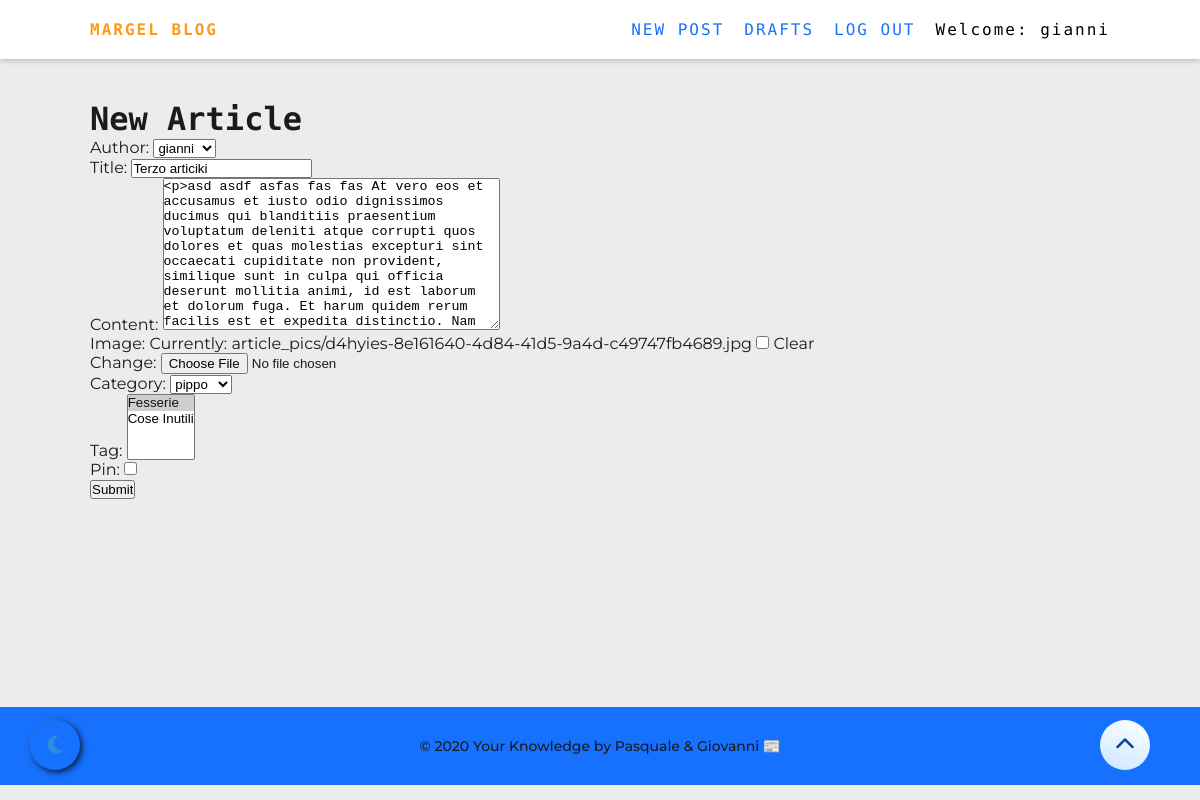
Page /blog/article/3/edit/ (signed in) on the earlier database version.
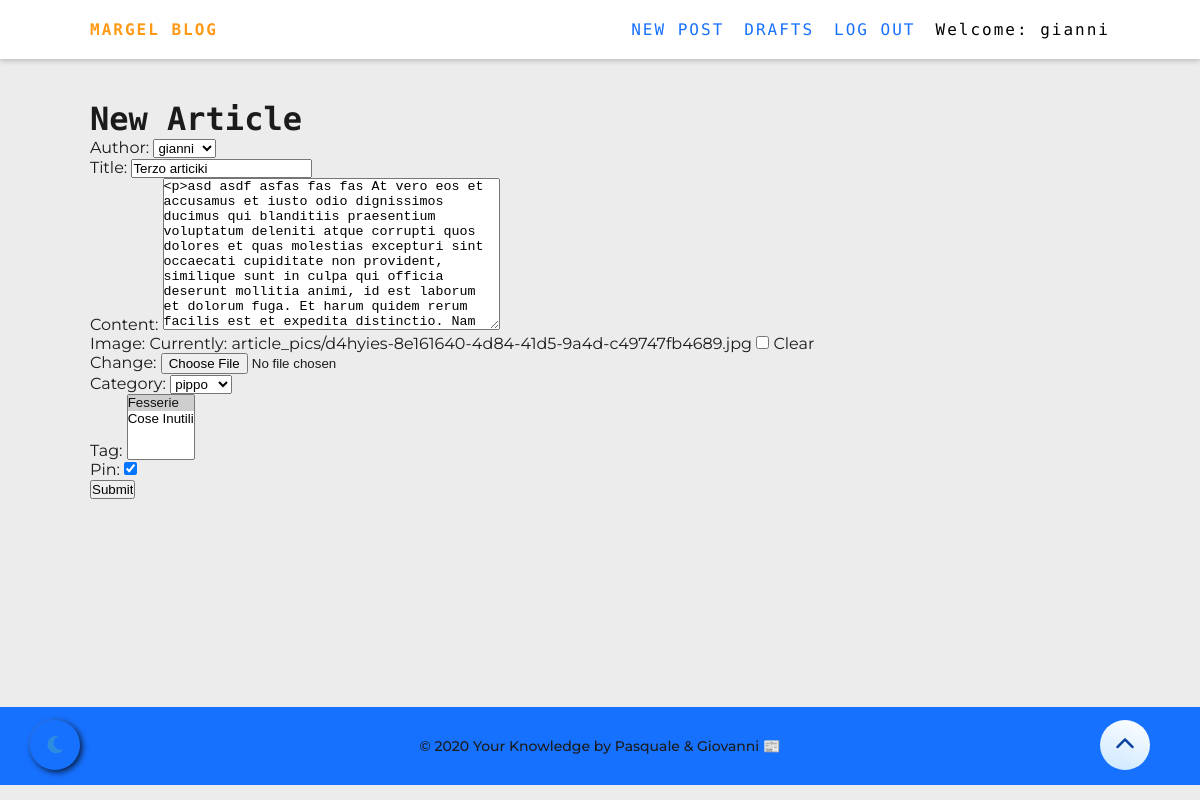
Same page on the later database version.
### blog_app/models.py (models this page shows, shortened)
class Article(models.Model):
    author = models.ForeignKey('auth.user', on_delete=models.CASCADE)
    title = models.CharField(max_length=100)
    content = models.TextField()
    image = models.ImageField(upload_to='article_pics', blank=True)
    pub_date = models.DateTimeField('date published', blank=True, null=True)
    create_date = models.DateTimeField(default=timezone.now)
    category = models.ForeignKey(Category, on_delete=models.CASCADE, blank=True)
    tag = models.ManyToManyField(Tag)
    pin = models.BooleanField(default=False)

### blog_app/views.py (the view)
# urls.py: path('article/<int:pk>/edit/', views.ArticleUpdateView.as_view(), name='article_edit'),
class ArticleUpdateView(LoginRequiredMixin, UpdateView):
    login_url = '/login/'
    redirect_field_name = 'blog_app/article_detail.html'
    form_class = ArticleForm
    model = Article

### blog_app/forms.py
class ArticleForm(forms.ModelForm):
    class Meta:
        model = Article
        fields = ('author', 'title', 'content', 'image', 'category', 'tag', 'pin')
        widgets = {
            'content': forms.Textarea(attrs={'class':'editable',})
        }

### blog_app/models.py (called while the page is built)
    def __str__(self):
        return self.cat_name

    def __str__(self):
        return self.tag_name

### templates/blog_app/article_form.html (shortened to what this page needs)
{% extends 'blog_app/base.html' %}
{% block main_content %}
<div class="">
<h1>New Article</h1>
<form method="POST" enctype="multipart/form-data">
    {{form.as_p}}
    <input type="submit" value="Submit">
</form>
</div>
{% endblock %}

Differences in the rows shown:
changed Article "gianni": pin "☐" → "☑"
